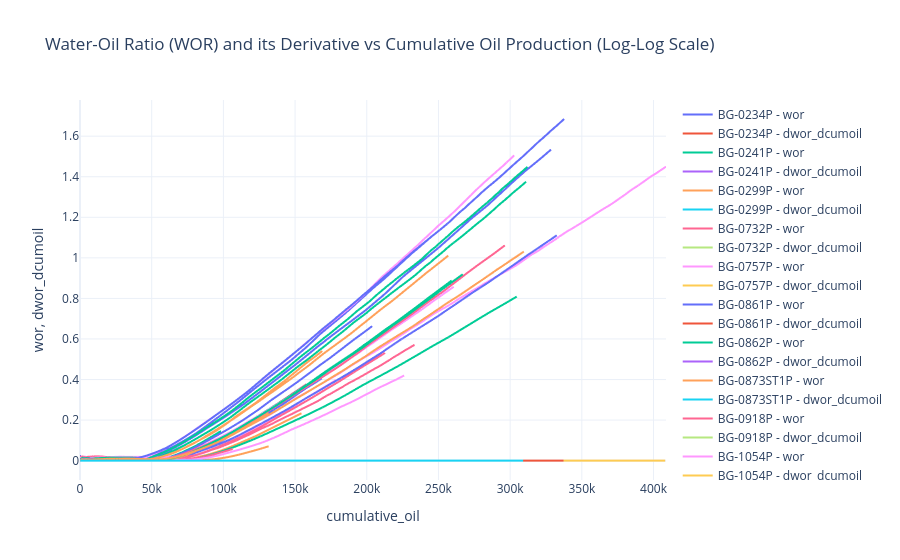

This figure's notebook cell:
### Code cell
fig = run_chart_plan(plan, df)

import plotly.io as pio
pio.show(fig)

### Figure 1 — Plotly figure (JSON) as saved in the notebook; plotly's stock layout.template omitted (floating-point values rounded to 4 significant figures; data arrays with more than 128 entries replaced by an {"elided": "..."} marker saying what was removed)
{"data": [{"mode": "lines", "name": "BG-0234P - wor", "type": "scattergl", "x": {"elided": "417 float values"}, "y": {"elided": "417 float values"}}, {"mode": "lines", "name": "BG-0234P - dwor_dcumoil", "type": "scattergl", "x": {"elided": "417 float values"}, "y": {"elided": "417 float values"}}, {"mode": "lines", "name": "BG-0241P - wor", "type": "scattergl", "x": {"elided": "417 float values"}, "y": {"elided": "417 float values"}}, {"mode": "lines", "name": "BG-0241P - dwor_dcumoil", "type": "scattergl", "x": {"elided": "417 float values"}, "y": {"elided": "417 float values"}}, {"mode": "lines", "name": "BG-0299P - wor", "type": "scattergl", "x": {"elided": "417 float values"}, "y": {"elided": "417 float values"}}, {"mode": "lines", "name": "BG-0299P - dwor_dcumoil", "type": "scattergl", "x": {"elided": "417 float values"}, "y": {"elided": "417 float values"}}, {"mode": "lines", "name": "BG-0732P - wor", "type": "scattergl", "x": {"elided": "417 float values"}, "y": {"elided": "417 float values"}}, {"mode": "lines", "name": "BG-0732P - dwor_dcumoil", "type": "scattergl", "x": {"elided": "417 float values"}, "y": {"elided": "417 float values"}}, {"mode": "lines", "name": "BG-0757P - wor", "type": "scattergl", "x": {"elided": "417 float values"}, "y": {"elided": "417 float values"}}, {"mode": "lines", "name": "BG-0757P - dwor_dcumoil", "type": "scattergl", "x": {"elided": "417 float values"}, "y": {"elided": "417 float values"}}, {"mode": "lines", "name": "BG-0861P - wor", "type": "scattergl", "x": {"elided": "417 float values"}, "y": {"elided": "417 float values"}}, {"mode": "lines", "name": "BG-0861P - dwor_dcumoil", "type": "scattergl", "x": {"elided": "417 float values"}, "y": {"elided": "417 float values"}}, {"mode": "lines", "name": "BG-0862P - wor", "type": "scattergl", "x": {"elided": "417 float values"}, "y": {"elided": "417 float values"}}, {"mode": "lines", "name": "BG-0862P - dwor_dcumoil", "type": "scattergl", "x": {"elided": "417 float values"}, "y": {"elided": "417 float values"}}, {"mode": "lines", "name": "BG-0873ST1P - wor", "type": "scattergl", "x": {"elided": "417 float values"}, "y": {"elided": "417 float values"}}, {"mode": "lines", "name": "BG-0873ST1P - dwor_dcumoil", "type": "scattergl", "x": {"elided": "417 float values"}, "y": {"elided": "417 float values"}}, {"mode": "lines", "name": "BG-0918P - wor", "type": "scattergl", "x": {"elided": "417 float values"}, "y": {"elided": "417 float values"}}, {"mode": "lines", "name": "BG-0918P - dwor_dcumoil", "type": "scattergl", "x": {"elided": "417 float values"}, "y": {"elided": "417 float values"}}, {"mode": "lines", "name": "BG-1054P - wor", "type": "scattergl", "x": {"elided": "417 float values"}, "y": {"elided": "417 float values"}}, {"mode": "lines", "name": "BG-1054P - dwor_dcumoil", "type": "scattergl", "x": {"elided": "417 float values"}, "y": {"elided": "417 float values"}}, {"mode": "lines", "name": "BG-1236P - wor", "type": "scattergl", "x": {"elided": "417 float values"}, "y": {"elided": "417 float values"}}, {"mode": "lines", "name": "BG-1236P - dwor_dcumoil", "type": "scattergl", "x": {"elided": "417 float values"}, "y": {"elided": "417 float values"}}, {"mode": "lines", "name": "BG-1237P - wor", "type": "scattergl", "x": {"elided": "417 float values"}, "y": {"elided": "417 float values"}}, {"mode": "lines", "name": "BG-1237P - dwor_dcumoil", "type": "scattergl", "x": {"elided": "417 float values"}, "y": {"elided": "417 float values"}}, {"mode": "lines", "name": "BG-1240P - wor", "type": "scattergl", "x": {"elided": "417 float values"}, "y": {"elided": "417 float values"}}, {"mode": "lines", "name": "BG-1240P - dwor_dcumoil", "type": "scattergl", "x": {"elided": "417 float values"}, "y": {"elided": "417 float values"}}, {"mode": "lines", "name": "BG-1254P - wor", "type": "scattergl", "x": {"elided": "417 float values"}, "y": {"elided": "417 float values"}}, {"mode": "lines", "name": "BG-1254P - dwor_dcumoil", "type": "scattergl", "x": {"elided": "417 float values"}, "y": {"elided": "417 float values"}}, {"mode": "lines", "name": "BG-1259P - wor", "type": "scattergl", "x": {"elided": "417 float values"}, "y": {"elided": "417 float values"}}, {"mode": "lines", "name": "BG-1259P - dwor_dcumoil", "type": "scattergl", "x": {"elided": "417 float values"}, "y": {"elided": "417 float values"}}, {"mode": "lines", "name": "BG-1359P - wor", "type": "scattergl", "x": {"elided": "417 float values"}, "y": {"elided": "417 float values"}}, {"mode": "lines", "name": "BG-1359P - dwor_dcumoil", "type": "scattergl", "x": {"elided": "417 float values"}, "y": {"elided": "417 float values"}}, {"mode": "lines", "name": "BG-1362P - wor", "type": "scattergl", "x": {"elided": "417 float values"}, "y": {"elided": "417 float values"}}, {"mode": "lines", "name": "BG-1362P - dwor_dcumoil", "type": "scattergl", "x": {"elided": "417 float values"}, "y": {"elided": "417 float values"}}, {"mode": "lines", "name": "BG-1447P - wor", "type": "scattergl", "x": {"elided": "417 float values"}, "y": {"elided": "417 float values"}}, {"mode": "lines", "name": "BG-1447P - dwor_dcumoil", "type": "scattergl", "x": {"elided": "417 float values"}, "y": {"elided": "417 float values"}}, {"mode": "lines", "name": "BG-1490P - wor", "type": "scattergl", "x": {"elided": "417 float values"}, "y": {"elided": "417 float values"}}, {"mode": "lines", "name": "BG-1490P - dwor_dcumoil", "type": "scattergl", "x": {"elided": "417 float values"}, "y": {"elided": "417 float values"}}, {"mode": "lines", "name": "BG-1492P - wor", "type": "scattergl", "x": {"elided": "417 float values"}, "y": {"elided": "417 float values"}}, {"mode": "lines", "name": "BG-1492P - dwor_dcumoil", "type": "scattergl", "x": {"elided": "417 float values"}, "y": {"elided": "417 float values"}}, {"mode": "lines", "name": "BG-1494P - wor", "type": "scattergl", "x": {"elided": "417 float values"}, "y": {"elided": "417 float values"}}, {"mode": "lines", "name": "BG-1494P - dwor_dcumoil", "type": "scattergl", "x": {"elided": "417 float values"}, "y": {"elided": "417 float values"}}, {"mode": "lines", "name": "BG-1495P - wor", "type": "scattergl", "x": {"elided": "417 float values"}, "y": {"elided": "417 float values"}}, {"mode": "lines", "name": "BG-1495P - dwor_dcumoil", "type": "scattergl", "x": {"elided": "417 float values"}, "y": {"elided": "417 float values"}}, {"mode": "lines", "name": "BG-1498ST1P - wor", "type": "scattergl", "x": {"elided": "417 float values"}, "y": {"elided": "417 float values"}}, {"mode": "lines", "name": "BG-1498ST1P - dwor_dcumoil", "type": "scattergl", "x": {"elided": "417 float values"}, "y": {"elided": "417 float values"}}, {"mode": "lines", "name": "BG-1499P - wor", "type": "scattergl", "x": {"elided": "417 float values"}, "y": {"elided": "417 float values"}}, {"mode": "lines", "name": "BG-1499P - dwor_dcumoil", "type": "scattergl", "x": {"elided": "417 float values"}, "y": {"elided": "417 float values"}}, {"mode": "lines", "name": "BG-1500P - wor", "type": "scattergl", "x": {"elided": "417 float values"}, "y": {"elided": "417 float values"}}, {"mode": "lines", "name": "BG-1500P - dwor_dcumoil", "type": "scattergl", "x": {"elided": "417 float values"}, "y": {"elided": "417 float values"}}, {"mode": "lines", "name": "BG-1502P - wor", "type": "scattergl", "x": {"elided": "417 float values"}, "y": {"elided": "417 float values"}}, {"mode": "lines", "name": "BG-1502P - dwor_dcumoil", "type": "scattergl", "x": {"elided": "417 float values"}, "y": {"elided": "417 float values"}}, {"mode": "lines", "name": "BG-1508P - wor", "type": "scattergl", "x": {"elided": "417 float values"}, "y": {"elided": "417 float values"}}, {"mode": "lines", "name": "BG-1508P - dwor_dcumoil", "type": "scattergl", "x": {"elided": "417 float values"}, "y": {"elided": "417 float values"}}, {"mode": "lines", "name": "BG-1654P - wor", "type": "scattergl", "x": {"elided": "417 float values"}, "y": {"elided": "417 float values"}}, {"mode": "lines", "name": "BG-1654P - dwor_dcumoil", "type": "scattergl", "x": {"elided": "417 float values"}, "y": {"elided": "417 float values"}}, {"mode": "lines", "name": "BG-1665P - wor", "type": "scattergl", "x": {"elided": "417 float values"}, "y": {"elided": "417 float values"}}, {"mode": "lines", "name": "BG-1665P - dwor_dcumoil", "type": "scattergl", "x": {"elided": "417 float values"}, "y": {"elided": "417 float values"}}, {"mode": "lines", "name": "BG-1679P - wor", "type": "scattergl", "x": {"elided": "417 float values"}, "y": {"elided": "417 float values"}}, {"mode": "lines", "name": "BG-1679P - dwor_dcumoil", "type": "scattergl", "x": {"elided": "417 float values"}, "y": {"elided": "417 float values"}}, {"mode": "lines", "name": "BG-1723P - wor", "type": "scattergl", "x": {"elided": "417 float values"}, "y": {"elided": "417 float values"}}, {"mode": "lines", "name": "BG-1723P - dwor_dcumoil", "type": "scattergl", "x": {"elided": "417 float values"}, "y": {"elided": "417 float values"}}, {"mode": "lines", "name": "BG-1728P - wor", "type": "scattergl", "x": {"elided": "417 float values"}, "y": {"elided": "417 float values"}}, {"mode": "lines", "name": "BG-1728P - dwor_dcumoil", "type": "scattergl", "x": {"elided": "417 float values"}, "y": {"elided": "417 float values"}}, {"mode": "lines", "name": "MG-0401P - wor", "type": "scattergl", "x": {"elided": "417 float values"}, "y": {"elided": "417 float values"}}, {"mode": "lines", "name": "MG-0401P - dwor_dcumoil", "type": "scattergl", "x": {"elided": "417 float values"}, "y": {"elided": "417 float values"}}], "layout": {"title": {"text": "Water-Oil Ratio (WOR) and its Derivative vs Cumulative Oil Production (Log-Log Scale)"}, "xaxis": {"title": {"text": "cumulative_oil"}}, "yaxis": {"title": {"text": "wor, dwor_dcumoil"}}}}
